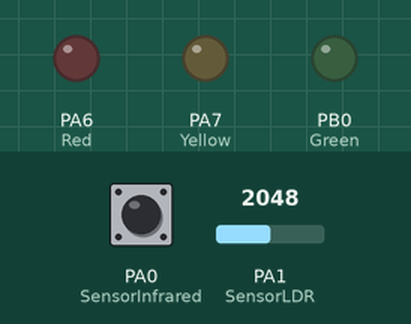
Bench run of a sketch on a simulated STM32 Blue Pill. On the bench: output pins drawn as LEDs (lit = HIGH). Inputs (shaded band) come from the test bench; at power-on: PA0 (SensorInfrared) HIGH, PA1 (SensorLDR) = 2048. What the sketch prints to the serial monitor is not drawn.

Above: at 1.2 s.
1.3 s: PA0 (SensorInfrared) pulsed LOW 5 times (0.12 s each, 0.3 s apart)
At 3.9 s:
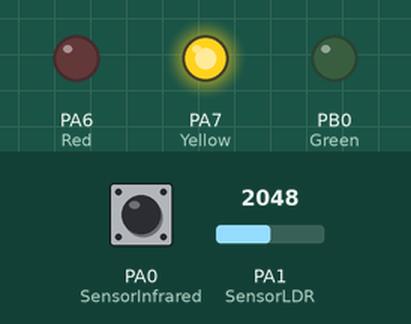
4.3 s: PA1 (SensorLDR) set to 3214
5.8 s: PA1 (SensorLDR) set to 3307
At 6.4 s:
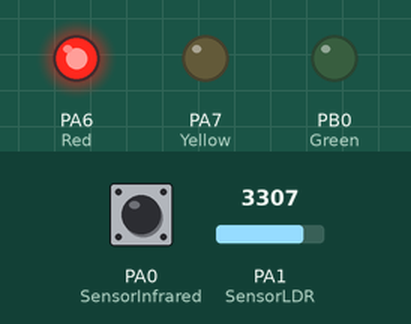
7.3 s: PA1 (SensorLDR) set to 491
At 8.5 s:
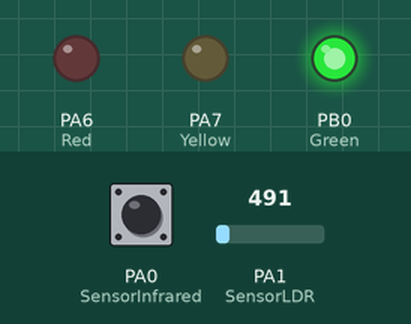
8.8 s: PA1 (SensorLDR) set to 849
10.3 s: PA1 (SensorLDR) set to 934
At 11.0 s:
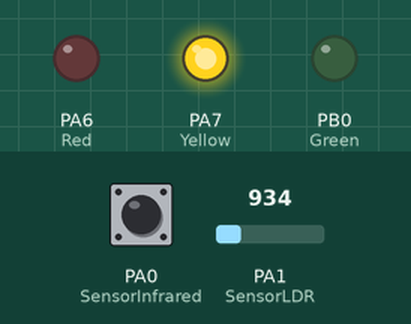
Timing chart, 0 to 12.8 s (numbered marks = the images above; inputs shaded):
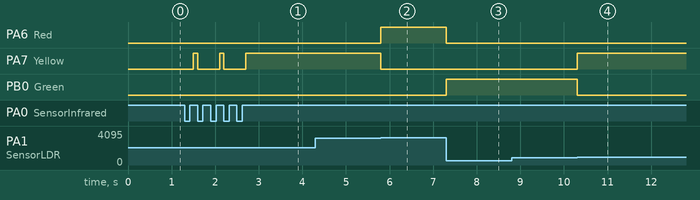

The sketch:

TEST_04_INFRARED_LDR.ino
```cpp
//INISIALISASI
int SensorInfrared=PA0; //INFRARED
int SensorLDR=PA1;      //LDR
int Red=PA6;            //LAMPU MERAH
int Yellow=PA7;         //LAMPU KUNING
int Green=PB0;          //LAMPU HIJAU
int kunci=0;            //FLAG


void setup() {

Serial.begin(9600);
pinMode(SensorInfrared,INPUT);
pinMode(SensorLDR,INPUT);
pinMode(Red,OUTPUT);
pinMode(Yellow,OUTPUT);
pinMode(Green,OUTPUT);


}

void loop() {
//BACA DATA ATAU SENSOR
 int bacaInfrared=digitalRead(SensorInfrared);
 int bacaLDR=analogRead(SensorLDR);
bacaLDR=map(bacaLDR,100,4095,0,255);

//PRINT TO SERIAL
 Serial.print("LDR :");
 Serial.print(bacaLDR);
 Serial.println();
 Serial.print("Infrared :");
 Serial.print(bacaInfrared);
 Serial.println();

//LOGIKA PROGRAM

//INFRARED
if (bacaInfrared==0 && kunci==0){
 kunci=1;
  delay(200);
}
else if (bacaInfrared==0 && kunci==1){
     digitalWrite(Red,LOW);
    digitalWrite(Yellow,LOW);
    digitalWrite(Green,LOW);
    kunci=0;
    delay(200);

//LDR
}
 else if(bacaLDR>201 && kunci==1){
    digitalWrite(Red,HIGH);
    digitalWrite(Yellow,LOW);
    digitalWrite(Green,LOW);
    Serial.println("GELAP");
  }
 else  if(bacaLDR<=200 && bacaLDR>=51 && kunci==1){
    digitalWrite(Red,LOW);
    digitalWrite(Yellow,HIGH);
    digitalWrite(Green,LOW);
    Serial.println("REDUP");

  }
 else  if(bacaLDR<50 && kunci==1){
    digitalWrite(Red,LOW);
    digitalWrite(Yellow,LOW);
    digitalWrite(Green,HIGH);
    Serial.println("TERANG");
  }
}
```

Measured:
- the behaviour switches between 3264 and 3265 on PA1 (SensorLDR) (found by bisection; images 1 and 2)
- the behaviour switches between 898 and 899 on PA1 (SensorLDR) (found by bisection; images 3 and 4)
- after the input at 1.3 s, PA7 (Yellow): alternates HIGH for 0.10 s and LOW for 0.50 s, 5 changes in all, then stays HIGH, starting after 0.20 s
- after the input at 5.8 s, PA6 (Red): LOW → HIGH at once; PA7 (Yellow): HIGH → LOW at once
- after the input at 7.3 s, PA6 (Red): HIGH → LOW at once; PB0 (Green): LOW → HIGH at once
- after the input at 10.3 s, PA7 (Yellow): LOW → HIGH at once; PB0 (Green): HIGH → LOW at once
